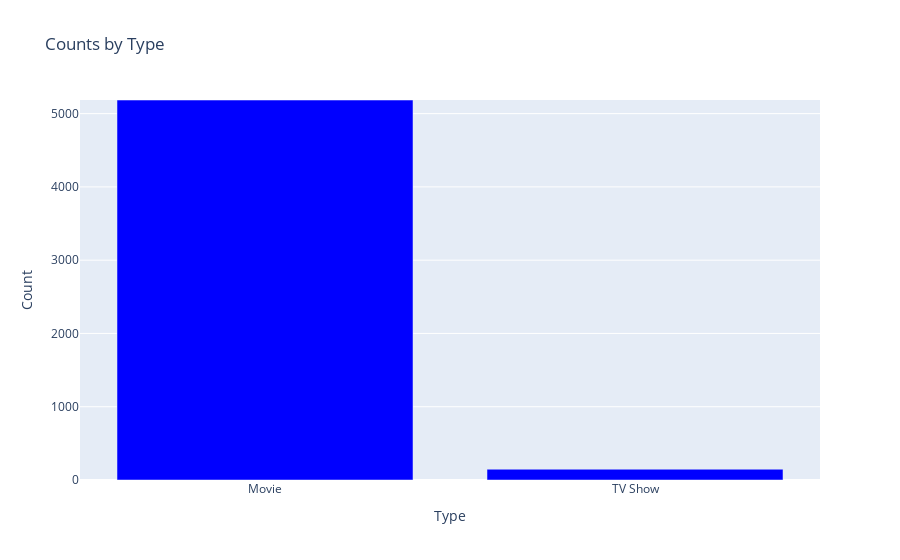

Here is the notebook cell this chart was saved with:
### Code cell
type_counts = df['type'].value_counts().reset_index()
type_counts.columns = ['type', 'count']

fig = pxp.bar(data_frame=type_counts, x='type', y='count', title='Counts by Type', labels={'type': 'Type', 'count': 'Count'})


fig.update_traces(marker_color='Blue')  
fig.update_yaxes(range=[0, type_counts['count'].max() + 1])  

fig.show()

### Figure 1 — Plotly figure (JSON) as saved in the notebook; plotly's stock layout.template omitted (floating-point values rounded to 4 significant figures)
{"data": [{"alignmentgroup": "True", "hovertemplate": "Type=%{x}<br>Count=%{y}<extra></extra>", "legendgroup": "", "marker": {"color": "Blue", "pattern": {"shape": ""}}, "name": "", "offsetgroup": "", "orientation": "v", "showlegend": false, "textposition": "auto", "type": "bar", "x": ["Movie", "TV Show"], "xaxis": "x", "y": [5185, 147], "yaxis": "y"}], "layout": {"barmode": "relative", "legend": {"tracegroupgap": 0}, "title": {"text": "Counts by Type"}, "xaxis": {"anchor": "y", "domain": [0, 1], "title": {"text": "Type"}}, "yaxis": {"anchor": "x", "domain": [0, 1], "range": [0, 5186], "title": {"text": "Count"}}}}
